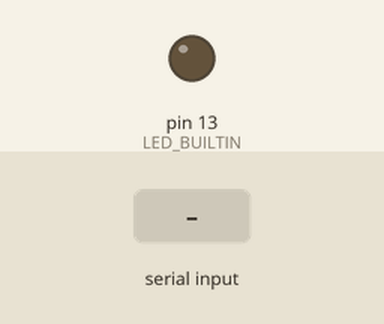
This sketch was run on a simulated Arduino Uno, built with avr-gcc and run on an emulated ATmega328P. Shown: output pins drawn as LEDs (lit = HIGH). Inputs (shaded band) come from the test bench.

Above: at 1.2 s.
1.3 s: "ON\n" received over Serial
At 2.2 s:
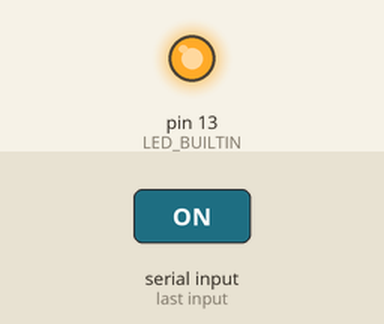
2.8 s: "OFF\n" received over Serial
At 3.4 s:
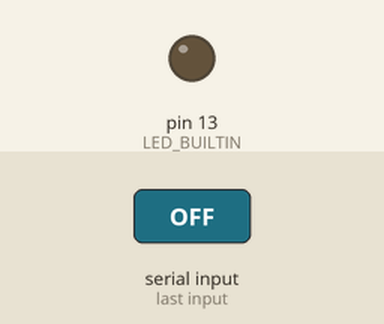
Timing chart, 0 to 5.8 s (numbered marks = the images above; inputs shaded):
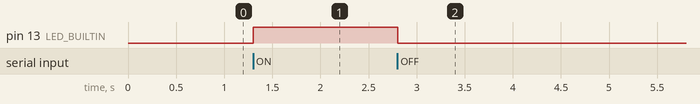

Measured:
- after the input at 1.3 s, pin 13 (LED_BUILTIN): LOW → HIGH at once
- after the input at 2.8 s, pin 13 (LED_BUILTIN): HIGH → LOW at once

The sketch:

Arduino_.ino
```cpp
void setup() {


  Serial.begin(9600);
  pinMode(LED_BUILTIN, OUTPUT);


}

void loop() {

 String message = Serial.readStringUntil('\n');

 if (message == "ON")
 {
  digitalWrite(LED_BUILTIN, HIGH);

 }
 if (message == "OFF")
 {
  digitalWrite(LED_BUILTIN, LOW);
 }

 /*digitalWrite(LED_BUILTIN, HIGH); //turn the led on (high is the voltage level)
 delay(500);
 digitalWrite(LED_BUILTIN, LOW);  // turns the led off (low voltage causes it to go off)
 delay(500);*/


}
```
